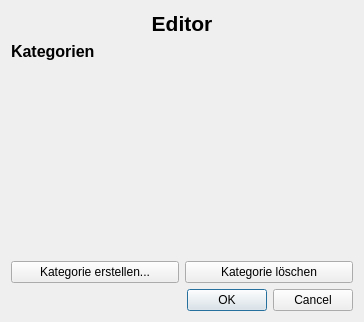
<?xml version="1.0" encoding="UTF-8"?>
<ui version="4.0">
 <class>Dialog</class>
 <widget class="QDialog" name="Dialog">
  <property name="geometry">
   <rect>
    <x>0</x>
    <y>0</y>
    <width>364</width>
    <height>322</height>
   </rect>
  </property>
  <property name="windowTitle">
   <string>Dialog</string>
  </property>
  <layout class="QGridLayout" name="gridLayout">
   <item row="2" column="0" colspan="2">
    <widget class="QListWidget" name="list">
     <property name="contextMenuPolicy">
      <enum>Qt::CustomContextMenu</enum>
     </property>
     <property name="styleSheet">
      <string notr="true">background:transparent</string>
     </property>
     <property name="dragDropMode">
      <enum>QAbstractItemView::InternalMove</enum>
     </property>
    </widget>
   </item>
   <item row="1" column="0" colspan="2">
    <widget class="QLabel" name="categoriesLabel">
     <property name="font">
      <font>
       <pointsize>12</pointsize>
       <weight>75</weight>
       <bold>true</bold>
      </font>
     </property>
     <property name="text">
      <string>Kategorien</string>
     </property>
     <property name="alignment">
      <set>Qt::AlignLeading|Qt::AlignLeft|Qt::AlignVCenter</set>
     </property>
    </widget>
   </item>
   <item row="0" column="0" colspan="2">
    <widget class="QLabel" name="header">
     <property name="font">
      <font>
       <pointsize>16</pointsize>
       <weight>75</weight>
       <bold>true</bold>
      </font>
     </property>
     <property name="text">
      <string>Editor</string>
     </property>
     <property name="alignment">
      <set>Qt::AlignCenter</set>
     </property>
    </widget>
   </item>
   <item row="6" column="0" colspan="2">
    <widget class="QDialogButtonBox" name="buttonBox">
     <property name="orientation">
      <enum>Qt::Horizontal</enum>
     </property>
     <property name="standardButtons">
      <set>QDialogButtonBox::Cancel|QDialogButtonBox::Ok</set>
     </property>
    </widget>
   </item>
   <item row="3" column="0">
    <widget class="QPushButton" name="createCategoryButton">
     <property name="text">
      <string>Kategorie erstellen...</string>
     </property>
    </widget>
   </item>
   <item row="3" column="1">
    <widget class="QPushButton" name="delCategoryButton">
     <property name="text">
      <string>Kategorie löschen</string>
     </property>
    </widget>
   </item>
  </layout>
 </widget>
 <resources/>
 <connections>
  <connection>
   <sender>buttonBox</sender>
   <signal>accepted()</signal>
   <receiver>Dialog</receiver>
   <slot>accept()</slot>
   <hints>
    <hint type="sourcelabel">
     <x>248</x>
     <y>254</y>
    </hint>
    <hint type="destinationlabel">
     <x>157</x>
     <y>274</y>
    </hint>
   </hints>
  </connection>
  <connection>
   <sender>buttonBox</sender>
   <signal>rejected()</signal>
   <receiver>Dialog</receiver>
   <slot>reject()</slot>
   <hints>
    <hint type="sourcelabel">
     <x>316</x>
     <y>260</y>
    </hint>
    <hint type="destinationlabel">
     <x>286</x>
     <y>274</y>
    </hint>
   </hints>
  </connection>
 </connections>
</ui>
